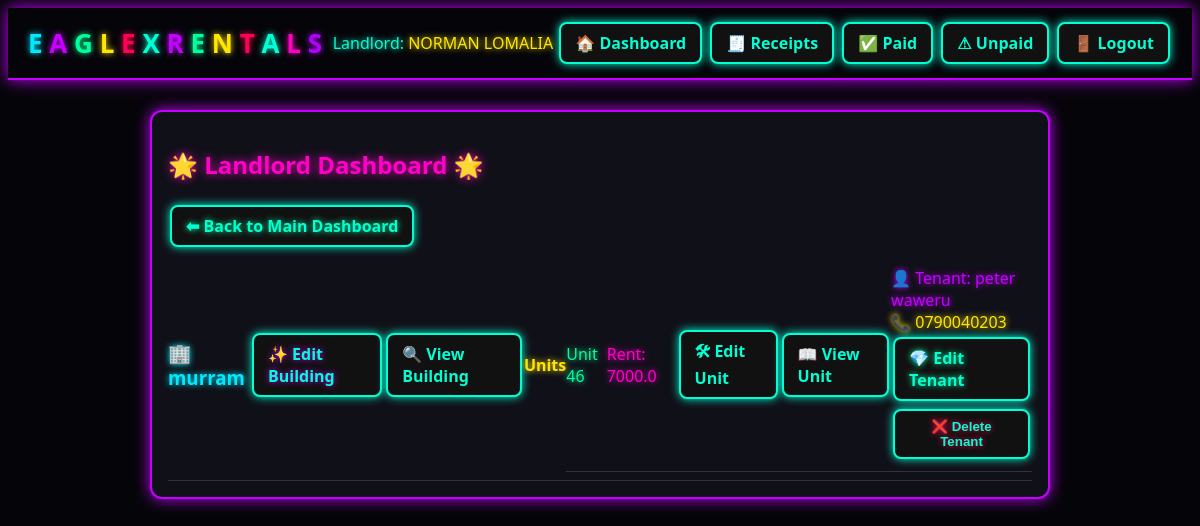
/landlord/dashboard (signed in), run on the app's committed database.
### app.py (models this page shows, shortened)
class Landlord(UserMixin, db.Model):
    id = db.Column(db.Integer, primary_key=True)
    first_name = db.Column(db.String(80), nullable=False)
    last_name = db.Column(db.String(80), nullable=False)
    email = db.Column(db.String(120), unique=True, nullable=False)
    phone = db.Column(db.String(50))
    password_hash = db.Column(db.String(200), nullable=False)
    buildings = db.relationship('Building', backref='landlord', cascade='all, delete-orphan')
    @property
    def full_name(self):
        return f"{self.first_name} {self.last_name}"

class Building(db.Model):
    id = db.Column(db.Integer, primary_key=True)
    name = db.Column(db.String(150), nullable=False)
    landlord_id = db.Column(db.Integer, db.ForeignKey('landlord.id'), nullable=False)
    units = db.relationship('Unit', backref='building', cascade='all, delete-orphan')

class Unit(db.Model):
    id = db.Column(db.Integer, primary_key=True)
    number = db.Column(db.String(50), nullable=False)
    rent_amount = db.Column(db.Float, default=0.0)
    building_id = db.Column(db.Integer, db.ForeignKey('building.id'), nullable=False)
    tenant = db.relationship('Tenant', uselist=False, backref='unit')

class Tenant(db.Model):
    id = db.Column(db.Integer, primary_key=True)
    name = db.Column(db.String(150), nullable=False)
    phone = db.Column(db.String(50))
    id_number = db.Column(db.String(100))
    email = db.Column(db.String(120))
    amount_paid = db.Column(db.Float, default=0.0)
    paid = db.Column(db.Boolean, default=False)
    receipt_created_at = db.Column(db.DateTime, default=datetime.utcnow)
    unit_id = db.Column(db.Integer, db.ForeignKey('unit.id'))
    created_at = db.Column(db.DateTime, default=datetime.utcnow)

### app.py (the view)
@app.route('/landlord/dashboard')
@login_required
def landlord_dashboard():
    buildings = Building.query.filter_by(landlord_id=current_user.id).all()
    return render_template('landlord_dashboard.html', buildings=buildings)

### app.py (called while the page is built)
@login_manager.user_loader
def load_user(user_id):
    return Landlord.query.get(int(user_id))

### templates/landlord_dashboard.html
{% extends "base.html" %}
{% block content %}
<div class="card">
  <h2 class="neon-heading-pink">🌟 Landlord Dashboard 🌟</h2>
  <a class="btn neon-green" href="{{ url_for('dashboard') }}">⬅ Back to Main Dashboard</a>
  {% for building in buildings %}
    <div class="receipt-item">
      <h3 class="neon-blue">🏢 {{ building.name }}</h3>
      <a class="btn neon-purple" href="{{ url_for('edit_building', bid=building.id) }}">✨ Edit Building</a>
      <a class="btn neon-cyan" href="{{ url_for('building_detail', bid=building.id) }}">🔍 View Building</a>
      <h4 class="neon-yellow">Units</h4>
      <ul class="receipt-list">
      {% for unit in building.units %}
        <li class="receipt-item">
          <span class="neon-green">Unit {{ unit.number }}</span>
          <span class="neon-pink">Rent: {{ unit.rent_amount }}</span>
          <a class="btn neon-orange" href="{{ url_for('edit_unit', uid=unit.id) }}">🛠 Edit Unit</a>
          <a class="btn neon-cyan" href="{{ url_for('unit_detail', uid=unit.id) }}">📖 View Unit</a>
          {% if unit.tenant %}
            <div class="receipt-info">
              <span class="neon-purple">👤 Tenant: {{ unit.tenant.name }}</span>
              <span class="neon-yellow">📞 {{ unit.tenant.phone }}</span>
              <a class="btn neon-green" href="{{ url_for('edit_tenant', tid=unit.tenant.id) }}">💎 Edit Tenant</a>
              <form method="POST" action="{{ url_for('delete_tenant', tid=unit.tenant.id) }}" style="display:inline;">
                <button class="btn neon-red" type="submit">❌ Delete Tenant</button>
              </form>
            </div>
          {% else %}
            <em class="neon-pink">✨ No tenant assigned ✨</em>
          {% endif %}
        </li>
      {% endfor %}
      </ul>
    </div>
  {% endfor %}
</div>
{% endblock %}

### templates/base.html (shortened to what this page needs)
<!doctype html>
<html lang="en">
<head>
  <link rel="stylesheet" href="{{ url_for('static', filename='css/neon.css') }}">
</head>
<body class="theme-dark">
  <header>
    <div class="header-title">
      <span class="logo-text">
        <span class="neon-blue">E</span>
        <span class="neon-purple">A</span>
        <span class="neon-green">G</span>
        <span class="neon-yellow">L</span>
        <span class="neon-red">E</span>
        <span class="neon-aqua">X</span>
        <span class="neon-purple">R</span>
        <span class="neon-green">E</span>
        <span class="neon-yellow">N</span>
        <span class="neon-red">T</span>
        <span class="neon-aqua">A</span>
        <span class="neon-pink">L</span>
        <span class="neon-violet">S</span>
      </span>
    </div>
    <div class="header-actions">
      {% if current_user.is_authenticated %}
        <span class="neon-aqua">
          Landlord:
          <span class="neon-yellow">{{ current_user.full_name }}</span>
        </span>
        <a class="btn" href="{{ url_for('dashboard') }}">🏠 Dashboard</a>
        <a class="btn" href="{{ url_for('receipts') }}">🧾 Receipts</a>
        <a class="btn" href="{{ url_for('paid_tenants') }}">✅ Paid</a>
        <a class="btn" href="{{ url_for('unpaid_tenants') }}">⚠ Unpaid</a>
        <a class="btn" href="{{ url_for('logout') }}">🚪 Logout</a>
      {% endif %}
    </div>
  </header>
  <main class="container">
    {% block content %}{% endblock %}
  </main>
</body>
</html>

### static/css/neon.css (style rules this page uses)
:root { --neon-blue: #00eaff; --neon-purple: #c400ff; --neon-pink: #ff00c8; --neon-aqua: #00ffd5; --neon-violet: #b300ff; --neon-green: #00ff9d; --neon-yellow: #ffe600; --neon-red: #ff0055; }
body.theme-dark { background: #050509; color: var(--neon-blue); font-family: 'Segoe UI', sans-serif; }
.container { max-width: 900px; margin: 20px auto; padding: 10px; }
header { display: flex; justify-content: space-between; align-items: center; padding: 10px 20px; border-bottom: 2px solid var(--neon-purple); box-shadow: 0 0 15px var(--neon-purple); }
.logo-text { font-size: 26px; font-weight: 900; }
.neon-blue { color: var(--neon-blue); text-shadow: 0 0 6px var(--neon-blue); }
.neon-purple { color: var(--neon-purple); text-shadow: 0 0 6px var(--neon-purple); }
.neon-pink { color: var(--neon-pink); text-shadow: 0 0 6px var(--neon-pink); }
.neon-aqua { color: var(--neon-aqua); text-shadow: 0 0 6px var(--neon-aqua); }
.neon-violet { color: var(--neon-violet); text-shadow: 0 0 6px var(--neon-violet); }
.neon-green { color: var(--neon-green); text-shadow: 0 0 6px var(--neon-green); }
.neon-yellow { color: var(--neon-yellow); text-shadow: 0 0 6px var(--neon-yellow); }
.neon-red { color: var(--neon-red); text-shadow: 0 0 6px var(--neon-red); }
h1, h2, h3, h4 { font-weight: 800; }
.neon-heading-pink { color: var(--neon-pink); text-shadow: 0 0 10px var(--neon-pink); }
.btn { padding: 8px 14px; border-radius: 8px; border: 2px solid var(--neon-aqua); background: #111; color: var(--neon-aqua); font-weight: 700; cursor: pointer; text-decoration: none; display: inline-block; margin: 4px 2px; box-shadow: 0 0 10px var(--neon-aqua); transition: 0.2s; }
.card { background: #101018; border: 2px solid var(--neon-purple); box-shadow: 0 0 15px var(--neon-purple); padding: 16px; border-radius: 12px; margin-bottom: 20px; }
.receipt-list { list-style: none; padding: 0; margin: 0; }
.receipt-item { display: flex; justify-content: space-between; align-items: center; padding: 8px 0; border-bottom: 1px solid #333; }
.receipt-info { display: flex; flex-direction: column; }

### data on the page
Landlord: full_name "NORMAN LOMALIA"
Building: name "murram"
Unit: number "46", rent_amount "7000.0", tenant.name "peter waweru", tenant.phone "0790040203"
